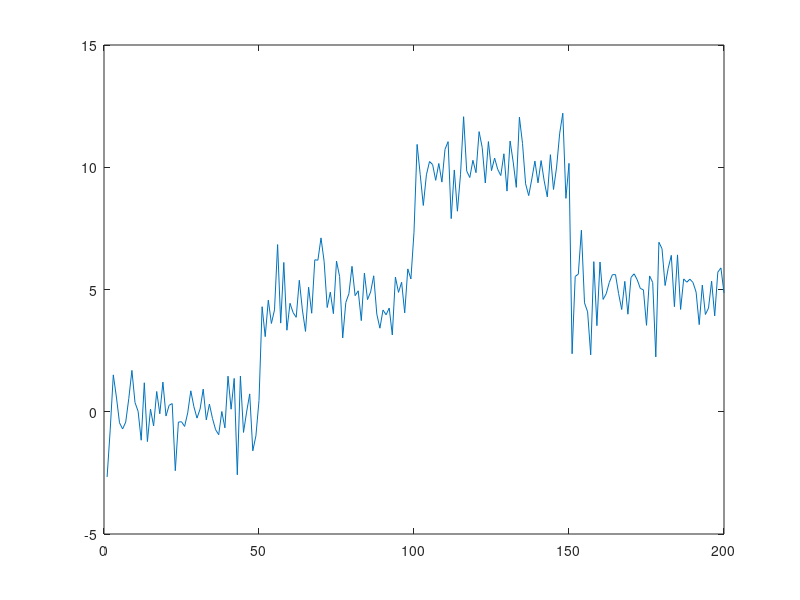

Write the MATLAB code that produced this figure. (Note: this script raises an error after producing the figure.)
%% test algorithm with simple changepoint problem - varying the means
clear
rng(1)
addpath(genpath('smc_cp'));
addpath(genpath('fearnhead_cp'));
addpath(genpath('tests'));


T = 200;
taustar = [0,50,100,150];

s2 = 1;
means = [0,5,10,5];
obs_arr = zeros(1,T);
% generate data
for i = 1:T
    segment_current = sum(i>taustar);
    obs_arr(i) = randn(1)*sqrt(s2) + means(segment_current);
end

figure(1)
plot(obs_arr)


%% sample tau given pGeo
params.pGeo = 0.02;
params.Y = obs_arr;
params.sigma02 = 10;
params.sigma2 = s2;
[~,T] = size(params.Y);


N = T;

R = 1000;
a_prior = 1;
b_prior = 1;

tau_collect = [];
pGeo_collect = zeros(1,R);
[SS_all,log_W_all,~] = changepoint_SMC(N,params);

for r=1:R
    disp(r)
    [ tau ] = bwdsSampling(params,SS_all,log_W_all);
    tau_collect = [tau_collect tau];
    %n_success = length(tau)-1;
    %params.pGeo = betarnd(a_prior + n_success,b_prior + T - n_success);
    %pGeo_collect(r) = params.pGeo;
end

figure(2)
histogram(tau_collect(tau_collect>0),0:T)


%% run with particle number less than the number of observations
N = 10;

R = 1000;
a_prior = 1;
b_prior = 1;

tau_collect = [];
pGeo_collect = zeros(1,R);
[SS_all,log_W_all,~] = changepoint_SMC(N,params);

for r=1:R
    disp(r)
    [ tau ] = bwdsSampling(params,SS_all,log_W_all);
    tau_collect = [tau_collect tau];
    %n_success = length(tau)-1;
    %params.pGeo = betarnd(a_prior + n_success,b_prior + T - n_success);
    %pGeo_collect(r) = params.pGeo;
end

figure(5)
histogram(tau_collect(tau_collect>0),0:T)

